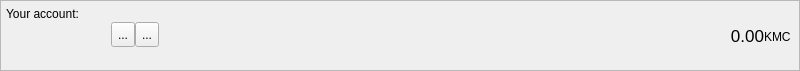
<?xml version="1.0" encoding="UTF-8"?>
<ui version="4.0">
 <class>AccountFrame</class>
 <widget class="QFrame" name="AccountFrame">
  <property name="geometry">
   <rect>
    <x>0</x>
    <y>0</y>
    <width>800</width>
    <height>71</height>
   </rect>
  </property>
  <property name="minimumSize">
   <size>
    <width>0</width>
    <height>70</height>
   </size>
  </property>
  <property name="maximumSize">
   <size>
    <width>16777215</width>
    <height>71</height>
   </size>
  </property>
  <property name="windowTitle">
   <string>Frame</string>
  </property>
  <property name="frameShape">
   <enum>QFrame::StyledPanel</enum>
  </property>
  <property name="frameShadow">
   <enum>QFrame::Plain</enum>
  </property>
  <layout class="QHBoxLayout" name="horizontalLayout_3">
   <property name="spacing">
    <number>0</number>
   </property>
   <property name="leftMargin">
    <number>5</number>
   </property>
   <property name="topMargin">
    <number>0</number>
   </property>
   <property name="rightMargin">
    <number>5</number>
   </property>
   <property name="bottomMargin">
    <number>0</number>
   </property>
   <item>
    <layout class="QVBoxLayout" name="verticalLayout_3">
     <property name="spacing">
      <number>1</number>
     </property>
     <property name="leftMargin">
      <number>0</number>
     </property>
     <property name="rightMargin">
      <number>0</number>
     </property>
     <item>
      <widget class="QLabel" name="label">
       <property name="minimumSize">
        <size>
         <width>0</width>
         <height>20</height>
        </size>
       </property>
       <property name="maximumSize">
        <size>
         <width>16777215</width>
         <height>20</height>
        </size>
       </property>
       <property name="text">
        <string>Your account:</string>
       </property>
       <property name="alignment">
        <set>Qt::AlignBottom|Qt::AlignLeading|Qt::AlignLeft</set>
       </property>
       <property name="margin">
        <number>0</number>
       </property>
       <property name="indent">
        <number>0</number>
       </property>
      </widget>
     </item>
     <item>
      <layout class="QHBoxLayout" name="horizontalLayout">
       <property name="spacing">
        <number>0</number>
       </property>
       <property name="bottomMargin">
        <number>0</number>
       </property>
       <item>
        <widget class="QLabel" name="m_addressLabel">
         <property name="sizePolicy">
          <sizepolicy hsizetype="Minimum" vsizetype="Preferred">
           <horstretch>0</horstretch>
           <verstretch>0</verstretch>
          </sizepolicy>
         </property>
         <property name="minimumSize">
          <size>
           <width>100</width>
           <height>22</height>
          </size>
         </property>
         <property name="maximumSize">
          <size>
           <width>16777215</width>
           <height>22</height>
          </size>
         </property>
         <property name="baseSize">
          <size>
           <width>0</width>
           <height>22</height>
          </size>
         </property>
         <property name="cursor">
          <cursorShape>IBeamCursor</cursorShape>
         </property>
         <property name="toolTip">
          <string>Your receiving address</string>
         </property>
         <property name="whatsThis">
          <string>This is your account address</string>
         </property>
         <property name="text">
          <string/>
         </property>
         <property name="alignment">
          <set>Qt::AlignBottom|Qt::AlignLeading|Qt::AlignLeft</set>
         </property>
         <property name="textInteractionFlags">
          <set>Qt::TextSelectableByKeyboard|Qt::TextSelectableByMouse</set>
         </property>
        </widget>
       </item>
       <item>
        <spacer name="horizontalSpacer_2">
         <property name="orientation">
          <enum>Qt::Horizontal</enum>
         </property>
         <property name="sizeType">
          <enum>QSizePolicy::Fixed</enum>
         </property>
         <property name="sizeHint" stdset="0">
          <size>
           <width>5</width>
           <height>25</height>
          </size>
         </property>
        </spacer>
       </item>
       <item>
        <widget class="QToolButton" name="m_copyButton">
         <property name="minimumSize">
          <size>
           <width>0</width>
           <height>25</height>
          </size>
         </property>
         <property name="toolTip">
          <string>Copy address</string>
         </property>
         <property name="statusTip">
          <string/>
         </property>
         <property name="whatsThis">
          <string/>
         </property>
         <property name="text">
          <string>...</string>
         </property>
         <property name="icon">
          <iconset resource="../../resources.qrc">
           <normaloff>:/icons/copy</normaloff>:/icons/copy</iconset>
         </property>
        </widget>
       </item>
       <item>
        <widget class="QToolButton" name="m_qrButton">
         <property name="minimumSize">
          <size>
           <width>0</width>
           <height>25</height>
          </size>
         </property>
         <property name="toolTip">
          <string>Show QR code</string>
         </property>
         <property name="statusTip">
          <string/>
         </property>
         <property name="text">
          <string>...</string>
         </property>
         <property name="icon">
          <iconset resource="../../resources.qrc">
           <normaloff>:/icons/qrcode</normaloff>:/icons/qrcode</iconset>
         </property>
        </widget>
       </item>
       <item>
        <spacer name="horizontalSpacer">
         <property name="orientation">
          <enum>Qt::Horizontal</enum>
         </property>
         <property name="sizeHint" stdset="0">
          <size>
           <width>0</width>
           <height>25</height>
          </size>
         </property>
        </spacer>
       </item>
       <item>
        <widget class="QLabel" name="totalBalance">
         <property name="sizePolicy">
          <sizepolicy hsizetype="Preferred" vsizetype="Preferred">
           <horstretch>0</horstretch>
           <verstretch>0</verstretch>
          </sizepolicy>
         </property>
         <property name="maximumSize">
          <size>
           <width>16777215</width>
           <height>24</height>
          </size>
         </property>
         <property name="font">
          <font>
           <pointsize>13</pointsize>
           <weight>50</weight>
           <bold>false</bold>
          </font>
         </property>
         <property name="toolTip">
          <string>Total balance</string>
         </property>
         <property name="statusTip">
          <string>Total balance</string>
         </property>
         <property name="text">
          <string>0.00</string>
         </property>
         <property name="alignment">
          <set>Qt::AlignBottom|Qt::AlignRight|Qt::AlignTrailing</set>
         </property>
         <property name="margin">
          <number>0</number>
         </property>
         <property name="textInteractionFlags">
          <set>Qt::TextSelectableByMouse</set>
         </property>
        </widget>
       </item>
       <item>
        <widget class="QLabel" name="label_2">
         <property name="sizePolicy">
          <sizepolicy hsizetype="Preferred" vsizetype="Fixed">
           <horstretch>0</horstretch>
           <verstretch>0</verstretch>
          </sizepolicy>
         </property>
         <property name="minimumSize">
          <size>
           <width>30</width>
           <height>20</height>
          </size>
         </property>
         <property name="maximumSize">
          <size>
           <width>16777215</width>
           <height>20</height>
          </size>
         </property>
         <property name="baseSize">
          <size>
           <width>-1</width>
           <height>20</height>
          </size>
         </property>
         <property name="text">
          <string>KMC</string>
         </property>
         <property name="alignment">
          <set>Qt::AlignBottom|Qt::AlignLeading|Qt::AlignLeft</set>
         </property>
         <property name="margin">
          <number>0</number>
         </property>
        </widget>
       </item>
      </layout>
     </item>
     <item>
      <widget class="QLabel" name="addressStatusLabel">
       <property name="minimumSize">
        <size>
         <width>0</width>
         <height>20</height>
        </size>
       </property>
       <property name="maximumSize">
        <size>
         <width>16777215</width>
         <height>20</height>
        </size>
       </property>
       <property name="text">
        <string/>
       </property>
       <property name="alignment">
        <set>Qt::AlignLeading|Qt::AlignLeft|Qt::AlignTop</set>
       </property>
       <property name="margin">
        <number>0</number>
       </property>
       <property name="indent">
        <number>0</number>
       </property>
      </widget>
     </item>
    </layout>
   </item>
  </layout>
 </widget>
 <resources>
  <include location="../../resources.qrc"/>
 </resources>
 <connections>
  <connection>
   <sender>m_copyButton</sender>
   <signal>clicked()</signal>
   <receiver>AccountFrame</receiver>
   <slot>copyAddress()</slot>
   <hints>
    <hint type="sourcelabel">
     <x>818</x>
     <y>26</y>
    </hint>
    <hint type="destinationlabel">
     <x>422</x>
     <y>295</y>
    </hint>
   </hints>
  </connection>
  <connection>
   <sender>m_qrButton</sender>
   <signal>clicked()</signal>
   <receiver>AccountFrame</receiver>
   <slot>showQR()</slot>
   <hints>
    <hint type="sourcelabel">
     <x>802</x>
     <y>34</y>
    </hint>
    <hint type="destinationlabel">
     <x>494</x>
     <y>35</y>
    </hint>
   </hints>
  </connection>
 </connections>
 <slots>
  <slot>copyAddress()</slot>
 </slots>
</ui>
